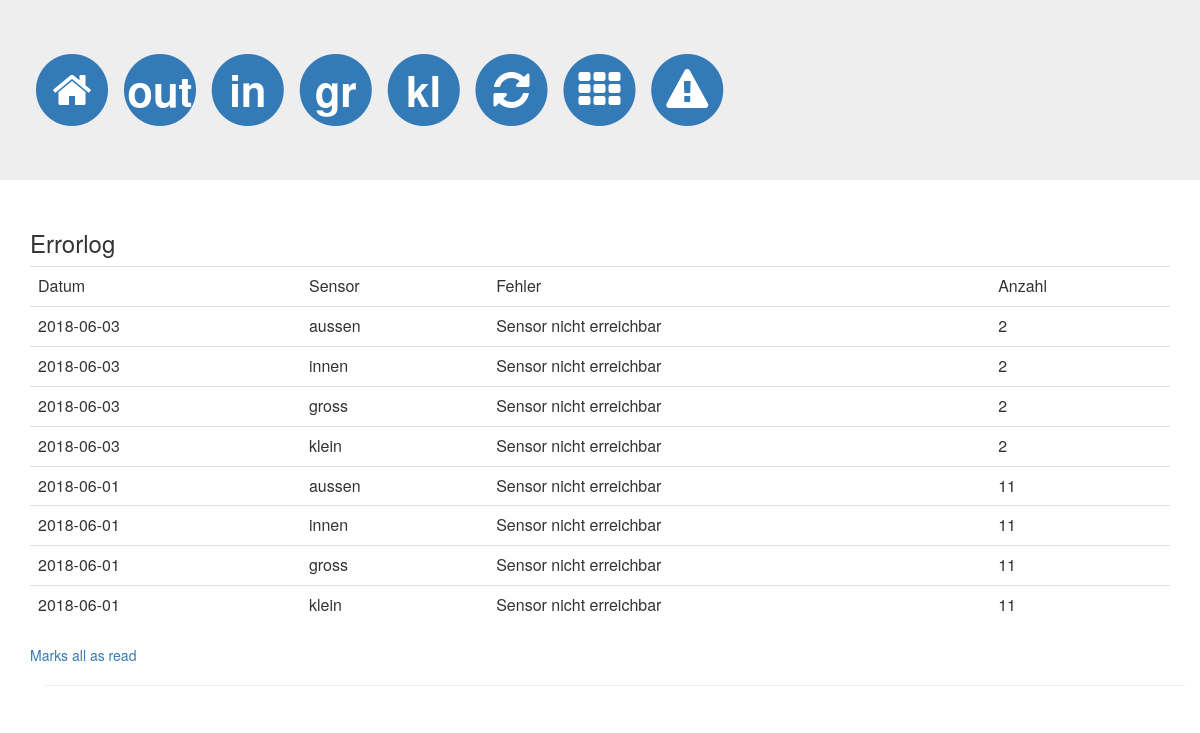
The page /errorlog.php on the database its author committed.
### tables this page shows
CREATE TABLE `errorlog` (
  `date_time` date NOT NULL,
  `sensor` int(11) NOT NULL,
  `errortype` int(11) NOT NULL,
  `count` int(11) NOT NULL,
  `unread` int(11) NOT NULL
);

### include/sensorclass.php (called while the page is built, shortened)
<?php
Class ErrorTextFactory
	{
	static function getErrorText($errortype)
		{
		switch ($errortype)
			{
			case 1:
			return "Sensor nicht erreichbar";
			}
		}
	}
class SensorFactory
	{
	static function GetSensor($pin)
		{
		switch ($pin)
			{
			case 7:
			return SensorFactory::getOutsideSensor();
			case 8:
			return SensorFactory::getInsideSensor();
			case 9:
			return SensorFactory::getBox1Sensor();
			case 21:
			return SensorFactory::getBox2Sensor();
			}
		}
	 static function getInsideSensor()
		{
		$ret=new Sensor(8, "black", "innen", "Innenbereich");
		return $ret;
		}
	 static function getOutsideSensor()
		{
		$ret=new Sensor(7, "grey", "aussen", "Aussenbereich");
		$ret->tempWarningMin=-30;
		$ret->tempWarningMax=40;
		$ret->humWarningMin=30;
		$ret->humWarningMax=110;
		$ret->tempGreenFrom=-10;
		$ret->humGreenTo=100;
		return $ret;
		}
	 static function getBox1Sensor()
		{
		$ret=new Sensor(9, "blue", "gross", "grosses Zelt");
		return $ret;
		}
	 static function getBox2Sensor()
		{
		$ret=new Sensor(21, "green", "klein", "kleines Zelt");
		return $ret;
		}
	}
class Sensor
	{
    function Sensor($p, $col, $name, $t)
    	{
        $this->name = $name;
    	}
	}
?>

### errorlog.php (the view, shortened to what this page needs)
<HTML>
<?PHP
include("./include/membersite_config.php");
include("./include/sensorclass.php");
?>
<!DOCTYPE html PUBLIC "-//W3C//DTD XHTML 1.0 Strict//EN"  "http://www.w3.org/TR/xhtml1/DTD/xhtml1-strict.dtd">
<html xmlns="http://www.w3.org/1999/xhtml" xml:lang="en-US" lang="en-US">
<head>
<link rel="stylesheet" href="//maxcdn.bootstrapcdn.com/font-awesome/4.3.0/css/font-awesome.min.css">
<link rel="stylesheet" href="https://maxcdn.bootstrapcdn.com/bootstrap/3.3.2/css/bootstrap.min.css">
<link rel="stylesheet" href="https://maxcdn.bootstrapcdn.com/bootstrap/3.3.2/css/bootstrap-theme.min.css">
</head>
<body>
<div class="jumbotron">
<div class="container">
<?php include 'menu.php';?>
</div>
</div>
<div class="container">
<h3>Errorlog</h3>
<div class="table-responsive">
  <table class="table">
<tr>
    <td>Datum</td>
    <td>Sensor</td>
    <td>Fehler</td>
    <td>Anzahl</td>
</tr>
<?php
$db = mysqli_connect("localhost","datalogger","datalogger") or die("DB Connect error");
mysqli_select_db($db, "datalogger");
$sql="select date_time, sensor, errortype, count, unread from errorlog order by unread desc, date_time desc, sensor";
$result = mysqli_query($db, $sql);
while ($row = mysqli_fetch_array($result))
		{
		$osensor=SensorFactory::getSensor($row[1]);
		$error=ErrorTextFactory::getErrorText($row[2]);
		if ($row[4]==1)
			echo ("<tr class='danger'>");
		else
			echo ("<tr>");
?>
    <td><?php echo($row[0]);?></td>
    <td><?php
    	echo ($osensor->name);
    	?></td>
    <td><?php echo($error);?></td>
    <td><?php echo($row[3]);?></td>
</tr>
<?php
		}
?>
</table>
</div>
<div>
<a href="clearerrors.php">Marks all as read</a>
</div>
<div class="container"><hr>
<?php include 'footer.php';?></div>
</BODY>
</HTML>

### menu.php
<?php
echo '
<a href="index.php" tooltip title="HOME" alt="HOME">
<span class="fa-stack fa-3x">
  <i class="fa fa-circle fa-stack-2x"></i>
  <i class="fa fa-home fa-stack-1x fa-inverse"></i>
</span>
</a>
<a href="outside.php" title="Außen" alt="Außen">
<span class="fa-stack fa-3x">
  <i class="fa fa-circle fa-stack-2x"></i>
  <strong class="fa-stack-1x fa-stack-text fa-inverse">out</strong>
</span>
</a>
<a href="0.php" title="Raum" alt="Raum">
<span class="fa-stack fa-3x">
  <i class="fa fa-circle fa-stack-2x"></i>
  <strong class="fa-stack-1x fa-stack-text fa-inverse">in</strong>
</span>
</a>
<a href="1.php" title="großes Zelt" alt="großes Zelt">
<span class="fa-stack fa-3x">
  <i class="fa fa-circle fa-stack-2x"></i>
  <strong class="fa-stack-1x fa-stack-text fa-inverse">gr</strong>
</span>
</a>
<a href="2.php" title="kleines Zelt" alt="kleines Zelt">
<span class="fa-stack fa-3x">
  <i class="fa fa-circle fa-stack-2x"></i>
  <strong class="fa-stack-1x fa-stack-text fa-inverse">kl</strong>
</span>
</a>
<a href="javascript:history.go(0);" title="RELOAD" alt="RELOAD">
<span class="fa-stack fa-3x">
  <i class="fa fa-circle fa-stack-2x"></i>
  <i class="fa fa-refresh fa-stack-1x fa-inverse"></i>
</span>
</a>
<a href="buttons.php" title="MANUAL CONTROLS" alt="MAN CTRLS">
<span class="fa-stack fa-3x">
  <i class="fa fa-circle fa-stack-2x"></i>
  <i class="fa fa-th fa-stack-1x fa-inverse"></i>
</span>
</a>
<a href="errorlog.php" title="Errorlog" alt="Errorlog">
<span class="fa-stack fa-3x">
  <i class="fa fa-circle fa-stack-2x"></i>
  <i class="fa fa-exclamation-triangle fa-stack-1x fa-inverse"></i>
</span>
</a>
';
?>

### rows shown on the page
errorlog: date_time "2018-06-03", name "aussen", errortype "Sensor nicht erreichbar", count "2"
errorlog: date_time "2018-06-03", name "innen", errortype "Sensor nicht erreichbar", count "2"
errorlog: date_time "2018-06-03", name "gross", errortype "Sensor nicht erreichbar", count "2"
errorlog: date_time "2018-06-03", name "klein", errortype "Sensor nicht erreichbar", count "2"
errorlog: date_time "2018-06-01", name "aussen", errortype "Sensor nicht erreichbar", count "11"
errorlog: date_time "2018-06-01", name "innen", errortype "Sensor nicht erreichbar", count "11"
errorlog: date_time "2018-06-01", name "gross", errortype "Sensor nicht erreichbar", count "11"
errorlog: date_time "2018-06-01", name "klein", errortype "Sensor nicht erreichbar", count "11"
